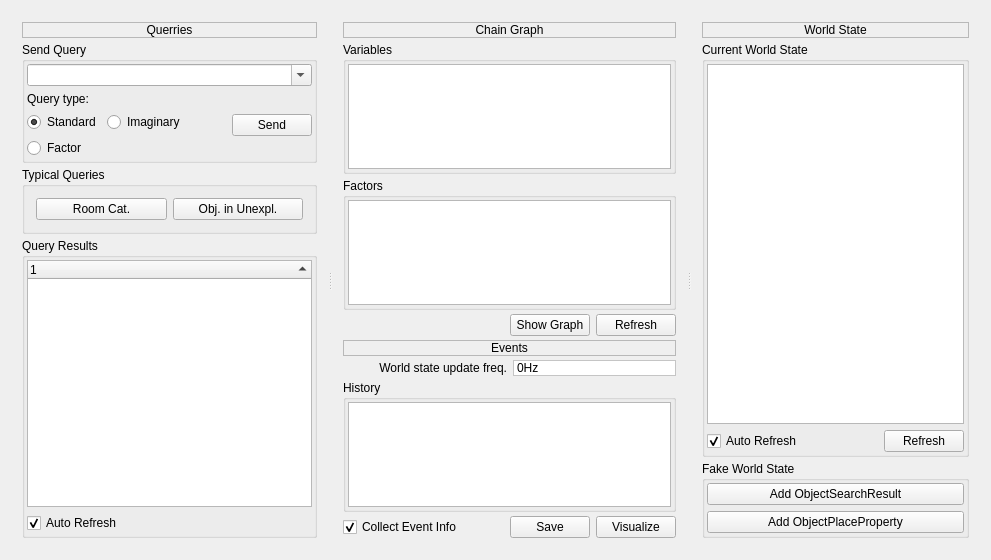
<?xml version="1.0" encoding="UTF-8"?>
<ui version="4.0">
 <class>ConceptualWidgetClass</class>
 <widget class="QWidget" name="ConceptualWidgetClass">
  <property name="geometry">
   <rect>
    <x>0</x>
    <y>0</y>
    <width>991</width>
    <height>560</height>
   </rect>
  </property>
  <property name="windowTitle">
   <string>Conceptual.SA Tester</string>
  </property>
  <property name="windowIcon">
   <iconset resource="../resources.qrc">
    <normaloff>:/icons/icons/applications-engineering.png</normaloff>:/icons/icons/applications-engineering.png</iconset>
  </property>
  <layout class="QHBoxLayout" name="horizontalLayout_3">
   <item>
    <widget class="QSplitter" name="splitter">
     <property name="orientation">
      <enum>Qt::Horizontal</enum>
     </property>
     <widget class="QWidget" name="layoutWidget">
      <layout class="QVBoxLayout" name="verticalLayout_4">
       <property name="spacing">
        <number>4</number>
       </property>
       <item>
        <widget class="QLabel" name="label_3">
         <property name="frameShape">
          <enum>QFrame::StyledPanel</enum>
         </property>
         <property name="frameShadow">
          <enum>QFrame::Raised</enum>
         </property>
         <property name="text">
          <string>Querries</string>
         </property>
         <property name="alignment">
          <set>Qt::AlignCenter</set>
         </property>
        </widget>
       </item>
       <item>
        <widget class="QGroupBox" name="groupBox">
         <property name="title">
          <string>Send Query</string>
         </property>
         <layout class="QVBoxLayout" name="verticalLayout">
          <property name="margin">
           <number>2</number>
          </property>
          <item>
           <widget class="QComboBox" name="queryComboBox">
            <property name="editable">
             <bool>true</bool>
            </property>
            <property name="insertPolicy">
             <enum>QComboBox::NoInsert</enum>
            </property>
           </widget>
          </item>
          <item>
           <layout class="QHBoxLayout" name="horizontalLayout">
            <item>
             <layout class="QGridLayout" name="gridLayout">
              <item row="0" column="0">
               <widget class="QLabel" name="label">
                <property name="text">
                 <string>Query type:</string>
                </property>
               </widget>
              </item>
              <item row="1" column="0">
               <widget class="QRadioButton" name="standardQueryRadioButton">
                <property name="text">
                 <string>Standard</string>
                </property>
                <property name="checked">
                 <bool>true</bool>
                </property>
               </widget>
              </item>
              <item row="2" column="0">
               <widget class="QRadioButton" name="factorQueryRadioButton">
                <property name="text">
                 <string>Factor</string>
                </property>
               </widget>
              </item>
              <item row="1" column="1">
               <widget class="QRadioButton" name="imaginaryQueryRadioButton">
                <property name="text">
                 <string>Imaginary</string>
                </property>
               </widget>
              </item>
             </layout>
            </item>
            <item>
             <spacer name="horizontalSpacer">
              <property name="orientation">
               <enum>Qt::Horizontal</enum>
              </property>
              <property name="sizeHint" stdset="0">
               <size>
                <width>40</width>
                <height>20</height>
               </size>
              </property>
             </spacer>
            </item>
            <item>
             <widget class="QPushButton" name="sendQueryButton">
              <property name="text">
               <string>Send</string>
              </property>
              <property name="icon">
               <iconset resource="../resources.qrc">
                <normaloff>:/icons/icons/stock_mail-send-receive.png</normaloff>:/icons/icons/stock_mail-send-receive.png</iconset>
              </property>
             </widget>
            </item>
           </layout>
          </item>
         </layout>
        </widget>
       </item>
       <item>
        <widget class="QGroupBox" name="groupBox_8">
         <property name="title">
          <string>Typical Queries</string>
         </property>
         <layout class="QGridLayout" name="gridLayout_3">
          <item row="0" column="1">
           <widget class="QPushButton" name="categoriesButton">
            <property name="text">
             <string>Room Cat.</string>
            </property>
           </widget>
          </item>
          <item row="0" column="2">
           <widget class="QPushButton" name="objectsButton">
            <property name="text">
             <string>Obj. in Unexpl.</string>
            </property>
           </widget>
          </item>
         </layout>
        </widget>
       </item>
       <item>
        <widget class="QGroupBox" name="groupBox_2">
         <property name="title">
          <string>Query Results</string>
         </property>
         <layout class="QVBoxLayout" name="verticalLayout_2">
          <property name="margin">
           <number>2</number>
          </property>
          <item>
           <widget class="QTreeWidget" name="queryResultTreeWidget">
            <property name="alternatingRowColors">
             <bool>true</bool>
            </property>
            <property name="rootIsDecorated">
             <bool>false</bool>
            </property>
            <property name="itemsExpandable">
             <bool>true</bool>
            </property>
            <property name="sortingEnabled">
             <bool>true</bool>
            </property>
            <property name="allColumnsShowFocus">
             <bool>true</bool>
            </property>
            <column>
             <property name="text">
              <string notr="true">1</string>
             </property>
            </column>
           </widget>
          </item>
          <item>
           <widget class="QCheckBox" name="autoRefreshQueryCheckBox">
            <property name="text">
             <string>Auto Refresh</string>
            </property>
            <property name="checked">
             <bool>true</bool>
            </property>
           </widget>
          </item>
         </layout>
        </widget>
       </item>
      </layout>
     </widget>
     <widget class="QWidget" name="verticalLayoutWidget">
      <layout class="QVBoxLayout" name="verticalLayout_5">
       <property name="spacing">
        <number>4</number>
       </property>
       <item>
        <widget class="QLabel" name="label_4">
         <property name="frameShape">
          <enum>QFrame::StyledPanel</enum>
         </property>
         <property name="frameShadow">
          <enum>QFrame::Raised</enum>
         </property>
         <property name="text">
          <string>Chain Graph</string>
         </property>
         <property name="alignment">
          <set>Qt::AlignCenter</set>
         </property>
        </widget>
       </item>
       <item>
        <widget class="QGroupBox" name="groupBox_5">
         <property name="title">
          <string>Variables</string>
         </property>
         <layout class="QVBoxLayout" name="verticalLayout_6">
          <property name="margin">
           <number>2</number>
          </property>
          <item>
           <widget class="QListWidget" name="variablesListWidget"/>
          </item>
         </layout>
        </widget>
       </item>
       <item>
        <widget class="QGroupBox" name="groupBox_4">
         <property name="title">
          <string>Factors</string>
         </property>
         <layout class="QVBoxLayout" name="verticalLayout_10">
          <property name="margin">
           <number>2</number>
          </property>
          <item>
           <widget class="QListWidget" name="factorsListWidget"/>
          </item>
         </layout>
        </widget>
       </item>
       <item>
        <layout class="QHBoxLayout" name="horizontalLayout_4">
         <item>
          <spacer name="horizontalSpacer_4">
           <property name="orientation">
            <enum>Qt::Horizontal</enum>
           </property>
           <property name="sizeHint" stdset="0">
            <size>
             <width>40</width>
             <height>20</height>
            </size>
           </property>
          </spacer>
         </item>
         <item>
          <widget class="QPushButton" name="showGraphButton">
           <property name="text">
            <string>Show Graph</string>
           </property>
           <property name="icon">
            <iconset resource="../resources.qrc">
             <normaloff>:/icons/icons/nepomuk.png</normaloff>:/icons/icons/nepomuk.png</iconset>
           </property>
          </widget>
         </item>
         <item>
          <widget class="QPushButton" name="refreshVarsButton">
           <property name="text">
            <string>Refresh</string>
           </property>
           <property name="icon">
            <iconset resource="../resources.qrc">
             <normaloff>:/icons/icons/reload.png</normaloff>:/icons/icons/reload.png</iconset>
           </property>
          </widget>
         </item>
        </layout>
       </item>
       <item>
        <widget class="QLabel" name="label_6">
         <property name="frameShape">
          <enum>QFrame::StyledPanel</enum>
         </property>
         <property name="frameShadow">
          <enum>QFrame::Raised</enum>
         </property>
         <property name="text">
          <string>Events</string>
         </property>
         <property name="alignment">
          <set>Qt::AlignCenter</set>
         </property>
        </widget>
       </item>
       <item>
        <layout class="QGridLayout" name="gridLayout_2">
         <item row="0" column="0">
          <widget class="QLabel" name="label_2">
           <property name="text">
            <string>World state update freq.</string>
           </property>
           <property name="alignment">
            <set>Qt::AlignRight|Qt::AlignTrailing|Qt::AlignVCenter</set>
           </property>
          </widget>
         </item>
         <item row="0" column="1">
          <widget class="QLabel" name="wsFreqLabel">
           <property name="styleSheet">
            <string notr="true">background-color:white</string>
           </property>
           <property name="frameShape">
            <enum>QFrame::StyledPanel</enum>
           </property>
           <property name="frameShadow">
            <enum>QFrame::Sunken</enum>
           </property>
           <property name="text">
            <string>0Hz</string>
           </property>
          </widget>
         </item>
        </layout>
       </item>
       <item>
        <widget class="QGroupBox" name="groupBox_7">
         <property name="title">
          <string>History</string>
         </property>
         <layout class="QVBoxLayout" name="verticalLayout_8">
          <property name="margin">
           <number>2</number>
          </property>
          <item>
           <widget class="QListWidget" name="eventHistoryListWidget">
            <property name="alternatingRowColors">
             <bool>true</bool>
            </property>
           </widget>
          </item>
         </layout>
        </widget>
       </item>
       <item>
        <layout class="QHBoxLayout" name="horizontalLayout_2">
         <item>
          <widget class="QCheckBox" name="collectInfoCheckBox">
           <property name="text">
            <string>Collect Event Info</string>
           </property>
           <property name="checked">
            <bool>true</bool>
           </property>
          </widget>
         </item>
         <item>
          <spacer name="horizontalSpacer_2">
           <property name="orientation">
            <enum>Qt::Horizontal</enum>
           </property>
           <property name="sizeHint" stdset="0">
            <size>
             <width>40</width>
             <height>20</height>
            </size>
           </property>
          </spacer>
         </item>
         <item>
          <widget class="QPushButton" name="saveEventsButton">
           <property name="text">
            <string>Save</string>
           </property>
           <property name="icon">
            <iconset resource="../resources.qrc">
             <normaloff>:/icons/icons/filesave.png</normaloff>:/icons/icons/filesave.png</iconset>
           </property>
          </widget>
         </item>
         <item>
          <widget class="QPushButton" name="visualizeButton">
           <property name="text">
            <string>Visualize</string>
           </property>
           <property name="icon">
            <iconset resource="../resources.qrc">
             <normaloff>:/icons/icons/nepomuk.png</normaloff>:/icons/icons/nepomuk.png</iconset>
           </property>
          </widget>
         </item>
        </layout>
       </item>
      </layout>
     </widget>
     <widget class="QWidget" name="verticalLayoutWidget_2">
      <layout class="QVBoxLayout" name="verticalLayout_3">
       <property name="spacing">
        <number>4</number>
       </property>
       <item>
        <widget class="QLabel" name="label_5">
         <property name="frameShape">
          <enum>QFrame::StyledPanel</enum>
         </property>
         <property name="frameShadow">
          <enum>QFrame::Raised</enum>
         </property>
         <property name="text">
          <string>World State</string>
         </property>
         <property name="alignment">
          <set>Qt::AlignCenter</set>
         </property>
        </widget>
       </item>
       <item>
        <widget class="QGroupBox" name="groupBox_6">
         <property name="title">
          <string>Current World State</string>
         </property>
         <layout class="QVBoxLayout" name="verticalLayout_7">
          <property name="margin">
           <number>2</number>
          </property>
          <item>
           <widget class="QTreeWidget" name="wsTreeWidget">
            <property name="headerHidden">
             <bool>true</bool>
            </property>
            <column>
             <property name="text">
              <string notr="true">1</string>
             </property>
            </column>
           </widget>
          </item>
          <item>
           <layout class="QHBoxLayout" name="horizontalLayout_5">
            <item>
             <widget class="QCheckBox" name="autoRefreshWsCheckBox">
              <property name="text">
               <string>Auto Refresh</string>
              </property>
              <property name="checked">
               <bool>true</bool>
              </property>
             </widget>
            </item>
            <item>
             <spacer name="horizontalSpacer_5">
              <property name="orientation">
               <enum>Qt::Horizontal</enum>
              </property>
              <property name="sizeHint" stdset="0">
               <size>
                <width>40</width>
                <height>20</height>
               </size>
              </property>
             </spacer>
            </item>
            <item>
             <widget class="QPushButton" name="refreshWsButton">
              <property name="text">
               <string>Refresh</string>
              </property>
              <property name="icon">
               <iconset resource="../resources.qrc">
                <normaloff>:/icons/icons/reload.png</normaloff>:/icons/icons/reload.png</iconset>
              </property>
             </widget>
            </item>
           </layout>
          </item>
         </layout>
        </widget>
       </item>
       <item>
        <widget class="QGroupBox" name="groupBox_3">
         <property name="title">
          <string>Fake World State</string>
         </property>
         <layout class="QVBoxLayout" name="verticalLayout_9">
          <property name="margin">
           <number>2</number>
          </property>
          <item>
           <widget class="QPushButton" name="addObjectSearchResultButton">
            <property name="text">
             <string>Add ObjectSearchResult</string>
            </property>
            <property name="icon">
             <iconset resource="../resources.qrc">
              <normaloff>:/icons/icons/add.png</normaloff>:/icons/icons/add.png</iconset>
            </property>
           </widget>
          </item>
          <item>
           <widget class="QPushButton" name="addObjectPlacePropertyButton">
            <property name="text">
             <string>Add ObjectPlaceProperty</string>
            </property>
            <property name="icon">
             <iconset resource="../resources.qrc">
              <normaloff>:/icons/icons/add.png</normaloff>:/icons/icons/add.png</iconset>
            </property>
           </widget>
          </item>
         </layout>
        </widget>
       </item>
      </layout>
     </widget>
    </widget>
   </item>
  </layout>
 </widget>
 <layoutdefault spacing="6" margin="11"/>
 <resources>
  <include location="../resources.qrc"/>
 </resources>
 <connections/>
</ui>
